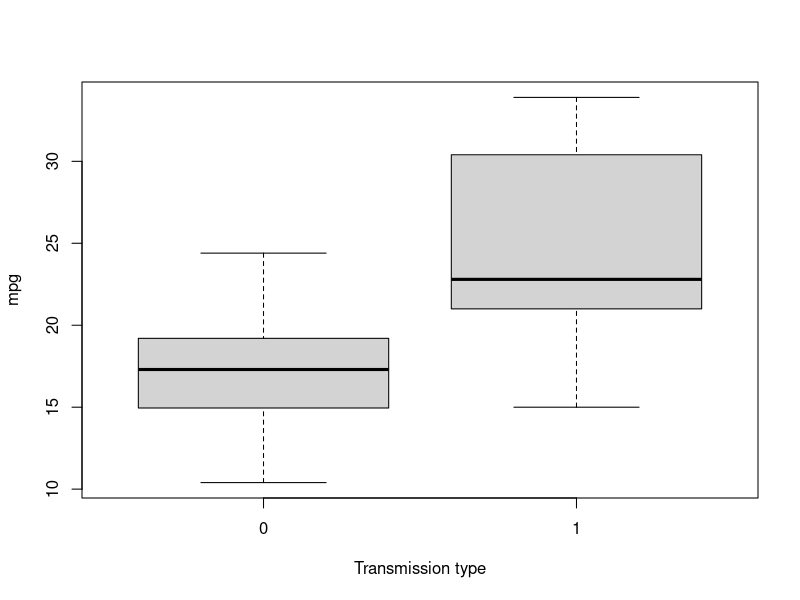

The R source for this figure: (Note: this script raises an error after producing the figure.)
## ---- chunk 1
library (datasets)
data(mtcars)
head(mtcars)
## ---- chunk 2
#Firstly vs and am should be modeled as categorical variables
mtcars$vs <- as.factor(mtcars$vs)
mtcars$am <- as.factor(mtcars$am)
## ---- chunk 3
summary(mtcars$mpg)
## ---- chunk 4
boxplot(mpg ~ am, data = mtcars, xlab = "Transmission type")
## ---- chunk 5
S_fit <- lm(mpg ~ factor(am), data=mtcars)
summary(S_fit)
## ---- chunk 6
data(mtcars)
M_fit <- lm(mpg ~ . ,data=mtcars)
summary(M_fit)
## ---- chunk 7
cor(mtcars)[1,]
## ---- chunk 8
final_fit <- lm(mpg ~ wt+hp+disp+cyl+am, data = mtcars)
summary(final_fit)
## ---- chunk 9
par(mfrow = c(2, 2))
plot(final_fit)
